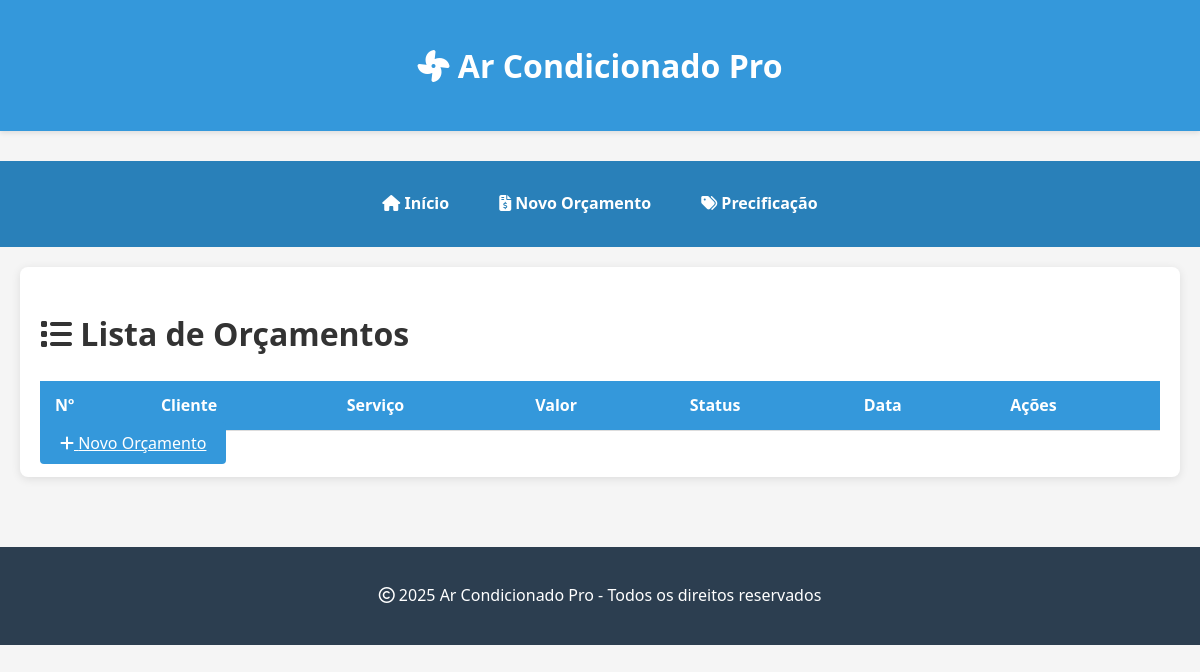
/lista_orcamentos, run on an earlier commit of the app's database.
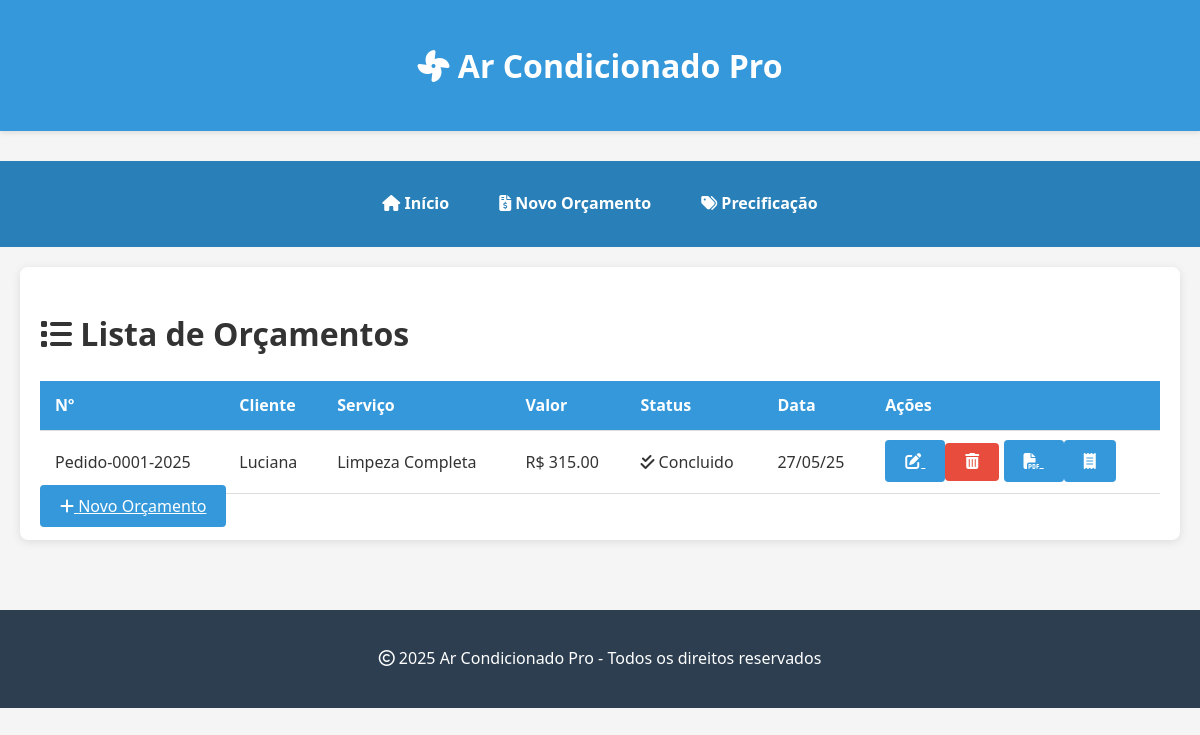
And on a later commit of the database.
### app.py (models this page shows)
class Orcamento(db.Model):
    id = db.Column(db.Integer, primary_key=True)
    numero = db.Column(db.String(20), unique=True)
    cliente_nome = db.Column(db.String(100))
    cliente_telefone = db.Column(db.String(20))
    cliente_email = db.Column(db.String(100))
    servico = db.Column(db.String(100))
    valor_base = db.Column(db.Float)
    desconto = db.Column(db.Float)
    valor_final = db.Column(db.Float)
    forma_pagamento = db.Column(db.String(50))
    taxa_cartao = db.Column(db.Float, default=0.0)
    taxa_maquina = db.Column(db.Float, default=0.0)
    parcelas = db.Column(db.Integer, default=1)
    status = db.Column(db.String(20), default='pendente')
    data_criacao = db.Column(db.DateTime, default=datetime.utcnow)
    validade_dias = db.Column(db.Integer, default=7)
    observacoes = db.Column(db.Text)
    recibo_id = db.Column(db.Integer, db.ForeignKey('recibo.id'))
    recibo = db.relationship('Recibo', backref='orcamento', uselist=False)

### app.py (the view)
@app.route('/lista_orcamentos')
def lista_orcamentos():
    orcamentos = Orcamento.query.order_by(Orcamento.data_criacao.desc()).all()
    return render_template('lista_orcamentos.html', orcamentos=orcamentos)

### templates/lista_orcamentos.html (shortened to what this page needs)
{% extends "base.html" %}
{% block content %}
<div class="container-fluid px-0 px-md-2">
    <div class="card">
        <div class="card-header">
            <h1 class="h5 mb-0"><i class="fas fa-list"></i> Lista de Orçamentos</h1>
        </div>
        <div class="card-body p-2">
            <div class="table-responsive">
                <table class="table table-sm table-striped table-hover mb-0">
                    <thead class="thead-light">
                        <tr>
                            <th>Nº</th>
                            <th>Cliente</th>
                            <th class="d-none d-md-table-cell">Serviço</th>
                            <th>Valor</th>
                            <th>Status</th>
                            <th class="d-none d-sm-table-cell">Data</th>
                            <th>Ações</th>
                        </tr>
                    </thead>
                    <tbody>
                        {% for orcamento in orcamentos %}
                        <tr>
                            <td>{{ orcamento.numero }}</td>
                            <td>{{ orcamento.cliente_nome|truncate(15) }}</td>
                            <td class="d-none d-md-table-cell">{{ orcamento.servico|truncate(20) }}</td>
                            <td>R$ {{ "%.2f"|format(orcamento.valor_final) }}</td>
                            <td>
                                <span class="badge badge-{% if orcamento.status == 'pendente' %}warning
                                {% elif orcamento.status == 'aprovado' %}success
                                {% elif orcamento.status == 'rejeitado' %}danger
                                {% elif orcamento.status == 'em_andamento' %}info
                                {% elif orcamento.status == 'concluido' %}success
                                {% else %}secondary{% endif %}">
                                    {% if orcamento.status == 'pendente' %}<i class="fas fa-hourglass-half"></i>
                                    {% elif orcamento.status == 'aprovado' %}<i class="fas fa-check-circle"></i>
                                    {% elif orcamento.status == 'rejeitado' %}<i class="fas fa-times-circle"></i>
                                    {% elif orcamento.status == 'em_andamento' %}<i class="fas fa-spinner"></i>
                                    {% elif orcamento.status == 'concluido' %}<i class="fas fa-check-double"></i>
                                    {% else %}<i class="fas fa-ban"></i>{% endif %}
                                    {{ orcamento.status|capitalize }}
                                </span>
                            </td>
                            <td class="d-none d-sm-table-cell">{{ orcamento.data_criacao.strftime('%d/%m/%y') }}</td>
                            <td class="text-nowrap">
                                <div class="btn-group btn-group-sm" role="group">
                                    <a href="{{ url_for('editar_orcamento', id=orcamento.id) }}" class="btn btn-primary" title="Editar">
                                        <i class="fas fa-edit"></i>
                                    </a>
                                    <button onclick="excluirOrcamento({{ orcamento.id }})" class="btn btn-danger" title="Excluir">
                                        <i class="fas fa-trash-alt"></i>
                                    </button>
                                    <a href="{{ url_for('gerar_pdf_orcamento', id=orcamento.id) }}" class="btn btn-info" title="Gerar PDF" target="_blank">
                                        <i class="fas fa-file-pdf"></i>
                                    </a>
                                    <a href="{{ url_for('recibo', id=orcamento.id) }}" class="btn btn-secondary" title="Gerar Recibo" target="_blank">
                                        <i class="fas fa-receipt"></i>
                                    </a>
                                </div>
                            </td>
                        </tr>
                        {% endfor %}
                    </tbody>
                </table>
            </div>
            <div class="mt-3 text-center">
                <a href="{{ url_for('orcamento') }}" class="btn btn-success btn-sm">
                    <i class="fas fa-plus"></i> Novo Orçamento
                </a>
            </div>
        </div>
    </div>
</div>
{% endblock %}

### templates/base.html (shortened to what this page needs)
<!DOCTYPE html>
<html lang="pt-BR">
<head>
    <link rel="stylesheet" href="https://cdnjs.cloudflare.com/ajax/libs/font-awesome/6.4.0/css/all.min.css">
    <link rel="stylesheet" href="{{ url_for('static', filename='style.css') }}">
</head>
<body>
    <header>
        <div class="container">
            <h1><i class="fas fa-fan"></i> Ar Condicionado Pro</h1>
        </div>
    </header>
    <nav>
        <div class="container">
            <ul>
                <li><a href="{{ url_for('index') }}"><i class="fas fa-home"></i> Início</a></li>
                <li><a href="{{ url_for('orcamento') }}"><i class="fas fa-file-invoice-dollar"></i> Novo Orçamento</a></li>
                <li><a href="{{ url_for('precificacao') }}"><i class="fas fa-tags"></i> Precificação</a></li>
            </ul>
        </div>
    </nav>
    <main class="container">
        {% block content %}{% endblock %}
    </main>
    <footer style="text-align: center; padding: 20px; margin-top: 30px; background-color: var(--dark-color); color: white;">
        <p><i class="far fa-copyright"></i> 2025 Ar Condicionado Pro - Todos os direitos reservados</p>
    </footer>
</body>
</html>

### static/style.css (style rules this page uses)
:root { --primary-color: #3498db; --secondary-color: #2980b9; --accent-color: #e74c3c; --light-color: #ecf0f1; --dark-color: #2c3e50; --success-color: #2ecc71; }
body { font-family: 'Segoe UI', Tahoma, Geneva, Verdana, sans-serif; line-height: 1.6; color: #333; background-color: #f5f5f5; margin: 0; padding: 0; }
.container { max-width: 1200px; margin: 0 auto; padding: 20px; }
header { background-color: var(--primary-color); color: white; padding: 20px 0; margin-bottom: 30px; box-shadow: 0 2px 5px rgba(0,0,0,0.1); }
header h1 { margin: 0; text-align: center; }
nav { background-color: var(--secondary-color); padding: 10px 0; }
nav ul { list-style: none; padding: 0; margin: 0; display: flex; justify-content: center; }
nav ul li { margin: 0 15px; }
nav ul li a { color: white; text-decoration: none; font-weight: bold; padding: 5px 10px; border-radius: 4px; transition: background-color 0.3s; }
.card { background: white; border-radius: 8px; box-shadow: 0 2px 10px rgba(0,0,0,0.1); padding: 20px; margin-bottom: 20px; }
.btn { background-color: var(--primary-color); color: white; border: none; padding: 10px 20px; border-radius: 4px; cursor: pointer; font-size: 16px; transition: background-color 0.3s; }
.btn-danger { background-color: var(--accent-color); }
table { width: 100%; border-collapse: collapse; margin-top: 20px; }
th, td { padding: 12px 15px; text-align: left; border-bottom: 1px solid #ddd; }
th { background-color: var(--primary-color); color: white; }

What changed in the data, as far as the page shows it:
added Orcamento: numero "Pedido-0001-2025", cliente_nome "Luciana", servico "Limpeza Completa", valor_final "315.00", status "Concluido", data_criacao "27/05/25"
